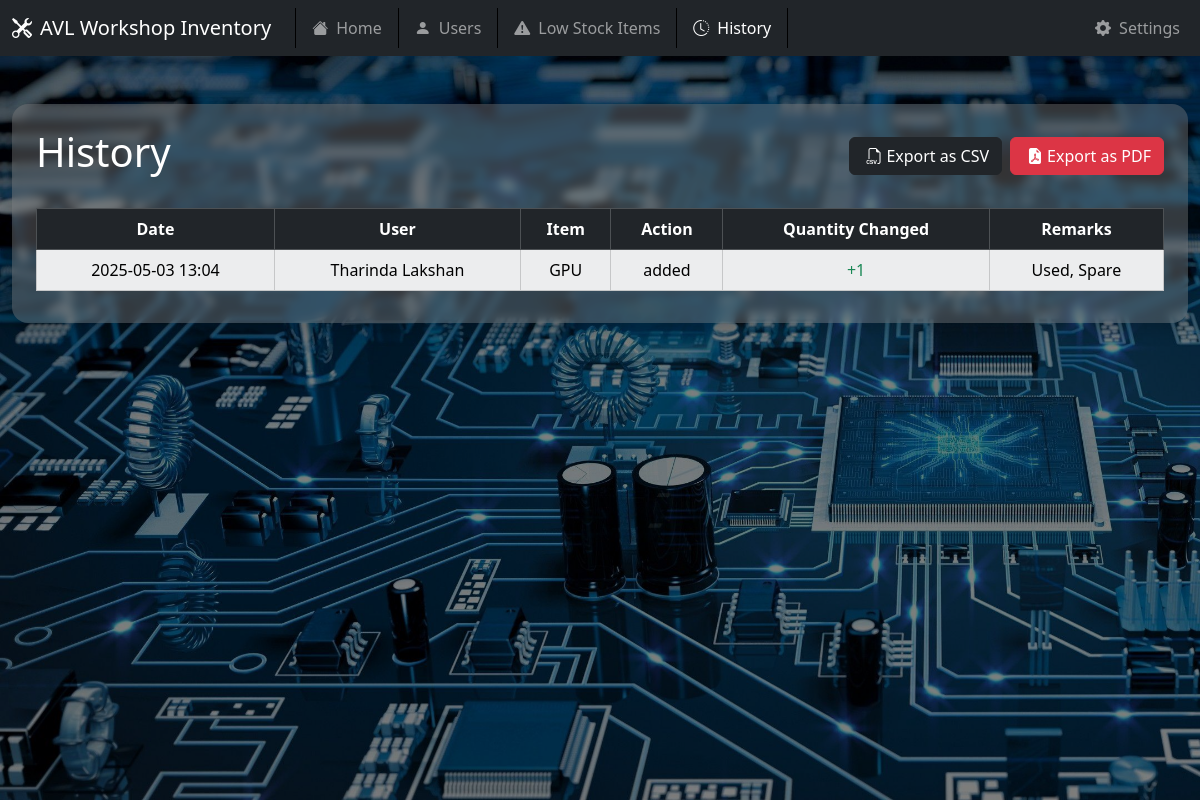
Before: /history with the older database file.
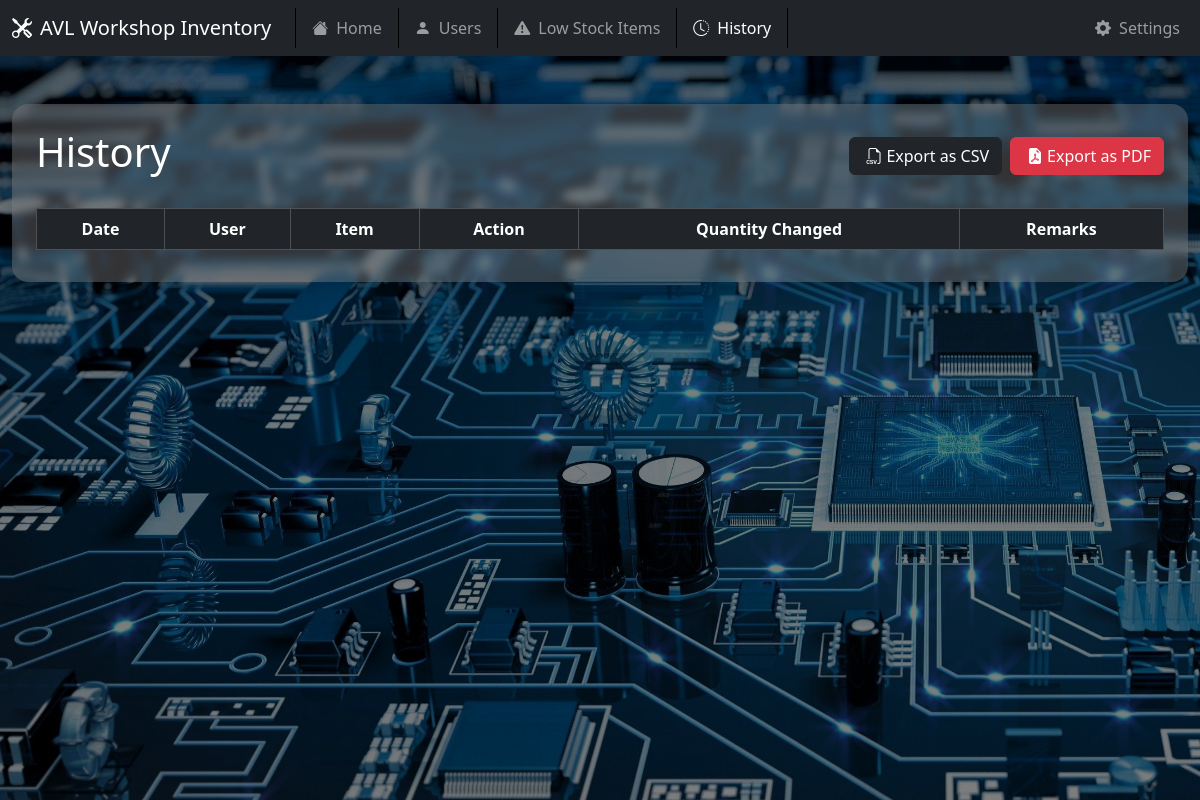
After: the same page with the newer database file.
### models.py (models this page shows)
class InventoryHistory(db.Model):
    __tablename__ = 'inventory_history'
    id = db.Column(db.Integer, primary_key=True)
    inventory_id = db.Column(db.Integer, db.ForeignKey('inventory.id'), nullable=False)
    user_id = db.Column(db.Integer, db.ForeignKey('user.id'), nullable=False)
    action = db.Column(db.String(50), nullable=False)  # e.g., 'added', 'removed', 'updated'
    quantity_changed = db.Column(db.Integer, nullable=False)
    date_time = db.Column(db.DateTime, default=lambda: datetime.now(timezone.utc))
    remarks = db.Column(db.String(255))
    inventory = db.relationship('Inventory', backref='history')
    user = db.relationship('User', backref='history')

class User(db.Model):
    __tablename__ = 'user'
    id = db.Column(db.Integer, primary_key=True)
    emp_id = db.Column(db.Integer, unique=True, nullable=False)
    user_name = db.Column(db.String(100), nullable=False)

class Inventory(db.Model):
    __tablename__ = 'inventory'
    id = db.Column(db.Integer, primary_key=True)
    item_name = db.Column(db.String(100), nullable=False)
    brand = db.Column(db.String(100))
    model = db.Column(db.String(100))
    serial_number = db.Column(db.String(100))
    quantity = db.Column(db.Integer, nullable=False, default=0)
    unit = db.Column(db.String(50))
    category = db.Column(db.String(100))
    location = db.Column(db.String(100))
    min_stock = db.Column(db.Integer)
    remarks = db.Column(db.String(255))
    date_added = db.Column(db.DateTime, default=lambda: datetime.now(timezone.utc))
    last_updated = db.Column(db.DateTime, onupdate=lambda: datetime.now(timezone.utc))
    is_active = db.Column(db.Boolean, default=True)

### app.py (the view)
@app.route("/history")
def history():
    history = InventoryHistory.query.all()
    return render_template("history.html", history=history)

### templates/history.html (shortened to what this page needs)
{% extends "base.html" %}
{% block content %}
<div class="container-fluid my-5">
    <div class="shadow rounded-4 p-4 mask" style="
  background-color: rgba(128, 128, 128, 0.4);
  backdrop-filter: blur(4px);">
        <div class="d-flex justify-content-between align-items-center mb-4 flex-wrap">
            <h1 class="mb-2" style="color: rgb(255, 255, 255);">History</h1>
            <div class="d-flex gap-2 mt-1 mt-md-0">
                <form id="csvForm" method="POST" action="{{ url_for('export_history_csv') }}">
                    <button type="submit" class="btn btn-dark mb-0">
                        <i class="bi bi-filetype-csv m-1 fs-6"></i>Export as CSV
                    </button>
                </form>
                <form id="pdfform" method="POST" action="{{ url_for('export_history_pdf') }}" target="_blank">
                    <button type="submit" class="btn btn-danger mb-0">
                        <i class="bi bi-file-earmark-pdf-fill m-1 fs-6"></i>Export as PDF
                    </button>
                </form>
            </div>
        </div>
        <table
            class="datatable table table-light table-striped table-hover table-bordered w-100 m-0 mb-2 mt-2 text-center align-middle">
            <thead class="table-dark">
                <tr>
                    <th>Date</th>
                    <th>User</th>
                    <th>Item</th>
                    <th>Action</th>
                    <th>Quantity Changed</th>
                    <th>Remarks</th>
                </tr>
            </thead>
            <tbody>
                {% for record in history %}
                <tr>
                    <td>{{ record.date_time.strftime('%Y-%m-%d %H:%M') if record.date_time else '-' }}</td>
                    <td>{{ record.user.user_name }}</td>
                    <td>{{ record.inventory.item_name }}</td>
                    <td>{{ record.action }}</td>
                    <td>
                        {% if record.action == 'retrieved' %}
                        <span class="text-danger">-{{ record.quantity_changed }}</span>
                        {% elif record.action == 'added' %}
                        <span class="text-success">+{{ record.quantity_changed }}</span>
                        {% elif record.action == 'deleted' %}
                        <span class="text-danger">{{ record.quantity_changed }}</span>
                        {% else %}
                        {{ record.quantity_changed }}
                        {% endif %}
                    </td>
                    <td>
                        <div>{{ record.remarks.split(' | changes:')[0] }}</div>
                    </td>
                </tr>
                {% endfor %}
        </table>
    </div>
</div>
{% endblock %}

Changed rows visible on the page:
removed InventoryHistory: date_time "2025-05-03 13:04", user.user_name "Tharinda Lakshan", inventory.item_name "GPU", action "added", quantity_changed "1", remarks|changes "Used, Spare"
